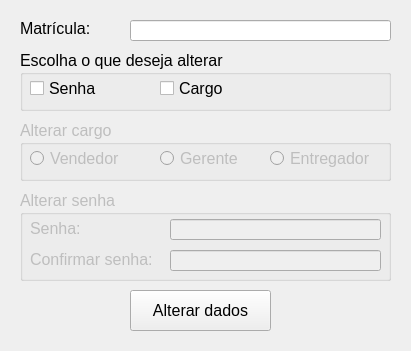
<?xml version="1.0" encoding="UTF-8"?>
<ui version="4.0">
 <class>tela_alterar_dados</class>
 <widget class="QMainWindow" name="tela_alterar_dados">
  <property name="geometry">
   <rect>
    <x>0</x>
    <y>0</y>
    <width>411</width>
    <height>351</height>
   </rect>
  </property>
  <property name="maximumSize">
   <size>
    <width>500</width>
    <height>500</height>
   </size>
  </property>
  <property name="windowTitle">
   <string notr="true">Alterar Dados</string>
  </property>
  <property name="windowIcon">
   <iconset>
    <normaloff>icone_login.png</normaloff>icone_login.png</iconset>
  </property>
  <widget class="QWidget" name="centralwidget">
   <widget class="QGroupBox" name="group_box_alterar">
    <property name="enabled">
     <bool>true</bool>
    </property>
    <property name="geometry">
     <rect>
      <x>20</x>
      <y>50</y>
      <width>371</width>
      <height>61</height>
     </rect>
    </property>
    <property name="font">
     <font>
      <pointsize>12</pointsize>
     </font>
    </property>
    <property name="title">
     <string notr="true">Escolha o que deseja alterar</string>
    </property>
    <widget class="QCheckBox" name="check_box_alterar_senha">
     <property name="geometry">
      <rect>
       <x>10</x>
       <y>30</y>
       <width>70</width>
       <height>17</height>
      </rect>
     </property>
     <property name="text">
      <string notr="true">Senha</string>
     </property>
    </widget>
    <widget class="QCheckBox" name="check_box_alterar_cargo">
     <property name="geometry">
      <rect>
       <x>140</x>
       <y>30</y>
       <width>70</width>
       <height>17</height>
      </rect>
     </property>
     <property name="text">
      <string notr="true">Cargo</string>
     </property>
    </widget>
   </widget>
   <widget class="QLineEdit" name="texto_matricula">
    <property name="geometry">
     <rect>
      <x>130</x>
      <y>20</y>
      <width>261</width>
      <height>21</height>
     </rect>
    </property>
    <property name="font">
     <font>
      <pointsize>12</pointsize>
     </font>
    </property>
    <property name="text">
     <string notr="true"/>
    </property>
    <property name="maxLength">
     <number>20</number>
    </property>
    <property name="placeholderText">
     <string notr="true"/>
    </property>
   </widget>
   <widget class="QLabel" name="label_matricula">
    <property name="geometry">
     <rect>
      <x>20</x>
      <y>20</y>
      <width>71</width>
      <height>16</height>
     </rect>
    </property>
    <property name="font">
     <font>
      <pointsize>12</pointsize>
     </font>
    </property>
    <property name="text">
     <string notr="true">Matrícula:</string>
    </property>
   </widget>
   <widget class="QGroupBox" name="group_box_alterar_cargo">
    <property name="enabled">
     <bool>false</bool>
    </property>
    <property name="geometry">
     <rect>
      <x>20</x>
      <y>120</y>
      <width>371</width>
      <height>61</height>
     </rect>
    </property>
    <property name="font">
     <font>
      <pointsize>12</pointsize>
     </font>
    </property>
    <property name="title">
     <string notr="true">Alterar cargo</string>
    </property>
    <widget class="QRadioButton" name="radio_button_vendedor">
     <property name="geometry">
      <rect>
       <x>10</x>
       <y>30</y>
       <width>91</width>
       <height>17</height>
      </rect>
     </property>
     <property name="text">
      <string notr="true">Vendedor</string>
     </property>
    </widget>
    <widget class="QRadioButton" name="radio_button_gerente">
     <property name="geometry">
      <rect>
       <x>140</x>
       <y>30</y>
       <width>81</width>
       <height>17</height>
      </rect>
     </property>
     <property name="text">
      <string notr="true">Gerente</string>
     </property>
    </widget>
    <widget class="QRadioButton" name="radio_button_entregador">
     <property name="geometry">
      <rect>
       <x>250</x>
       <y>30</y>
       <width>101</width>
       <height>17</height>
      </rect>
     </property>
     <property name="text">
      <string notr="true">Entregador</string>
     </property>
    </widget>
   </widget>
   <widget class="QGroupBox" name="group_box_senha">
    <property name="enabled">
     <bool>false</bool>
    </property>
    <property name="geometry">
     <rect>
      <x>20</x>
      <y>190</y>
      <width>371</width>
      <height>91</height>
     </rect>
    </property>
    <property name="font">
     <font>
      <pointsize>12</pointsize>
     </font>
    </property>
    <property name="title">
     <string notr="true">Alterar senha</string>
    </property>
    <widget class="QLabel" name="label_senha_2">
     <property name="geometry">
      <rect>
       <x>10</x>
       <y>61</y>
       <width>131</width>
       <height>16</height>
      </rect>
     </property>
     <property name="font">
      <font>
       <pointsize>12</pointsize>
      </font>
     </property>
     <property name="text">
      <string notr="true">Confirmar senha:</string>
     </property>
    </widget>
    <widget class="QLabel" name="label_senha_1">
     <property name="geometry">
      <rect>
       <x>10</x>
       <y>30</y>
       <width>61</width>
       <height>16</height>
      </rect>
     </property>
     <property name="font">
      <font>
       <pointsize>12</pointsize>
      </font>
     </property>
     <property name="text">
      <string notr="true">Senha:</string>
     </property>
    </widget>
    <widget class="QLineEdit" name="texto_senha_1">
     <property name="geometry">
      <rect>
       <x>150</x>
       <y>29</y>
       <width>211</width>
       <height>21</height>
      </rect>
     </property>
     <property name="font">
      <font>
       <pointsize>12</pointsize>
       <strikeout>false</strikeout>
       <stylestrategy>PreferDefault</stylestrategy>
       <kerning>true</kerning>
      </font>
     </property>
     <property name="text">
      <string notr="true"/>
     </property>
     <property name="maxLength">
      <number>20</number>
     </property>
     <property name="echoMode">
      <enum>QLineEdit::Password</enum>
     </property>
     <property name="placeholderText">
      <string notr="true"/>
     </property>
    </widget>
    <widget class="QLineEdit" name="texto_senha_2">
     <property name="geometry">
      <rect>
       <x>150</x>
       <y>60</y>
       <width>211</width>
       <height>21</height>
      </rect>
     </property>
     <property name="font">
      <font>
       <pointsize>12</pointsize>
       <strikeout>false</strikeout>
       <stylestrategy>PreferDefault</stylestrategy>
       <kerning>true</kerning>
      </font>
     </property>
     <property name="text">
      <string notr="true"/>
     </property>
     <property name="maxLength">
      <number>20</number>
     </property>
     <property name="echoMode">
      <enum>QLineEdit::Password</enum>
     </property>
     <property name="placeholderText">
      <string notr="true"/>
     </property>
    </widget>
   </widget>
   <widget class="QPushButton" name="botao_login">
    <property name="geometry">
     <rect>
      <x>130</x>
      <y>290</y>
      <width>141</width>
      <height>41</height>
     </rect>
    </property>
    <property name="font">
     <font>
      <pointsize>12</pointsize>
     </font>
    </property>
    <property name="text">
     <string notr="true">Alterar dados</string>
    </property>
   </widget>
  </widget>
 </widget>
 <resources/>
 <connections/>
</ui>
